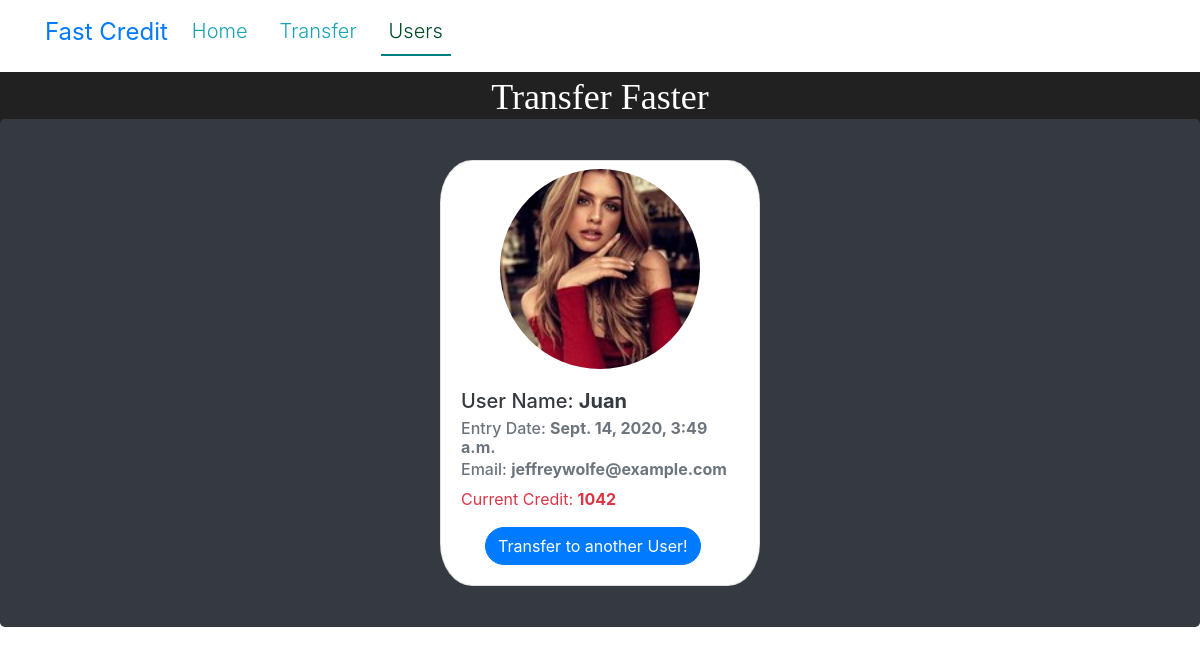
Page /users/1 on the committed database.
### creditApp/models.py (models this page shows, shortened)
class User_table(models.Model):
    username = models.CharField(max_length=200)
    email = models.EmailField()
    currentCredit = models.IntegerField()
    date_added = models.DateTimeField(default=datetime.now , blank= True)
    id = models.AutoField(primary_key=True)
    image = models.ImageField(upload_to="photos/%Y/%m/%d")

### creditApp/views.py (the view)
# urls.py: path('<int:id>',views.get_individual,name='individual'),
def  get_individual(request,id):
    individual = get_object_or_404(User_table,pk=id)
    context={
        'individual': individual
    }
    return render(request,'creditApp/individual.html',context=context)

### creditApp/templates/creditApp/individual.html
{% extends 'creditApp/base.html'%}
{% block content %}
<div class="jumbotron  bg-dark " style="margin: -2% 0% -3% 0%;">
    <div class="card mx-auto" style="width: 20rem;margin: -2% 0% -2% 0%;border-radius: 10%; ">
        <div class="rec-circle mx-auto mt-2">
            <img  src="{{individual.image.url}}" class="card-img-top " alt="">
        </div>
        <div class="card-body">
          <h5 class="card-title text-dark " >User Name: <span class="font-weight-bolder">{{individual.username}}</span></h5>
          <h6 class="card-subtitle mb-2 text-muted">Entry Date: <span  class="font-weight-bolder">{{individual.date_added}}</span></h6>
          <h6 class="card-subtitle mb-2 text-muted">Email:  <span class="font-weight-bolder">{{individual.email}}</span></h6>
          <p class="card-text text-danger ">Current Credit: <span  class="font-weight-bolder" >{{individual.currentCredit}}</span></p>
          <a href="# " class="btn btn-primary mx-4 rounded-pill lead">Transfer to another User!</a>
        </div>
      </div>
</div>
{% endblock %}

### creditApp/static/creditApp/main.css (style rules this page uses)
.rec-circle { width: 200px; height: 200px; }
.rec-circle img { width: auto; border-radius: 50%; height: 100%; }

### rows in the picture
User_table: image (picture), username "Juan", date_added "Sept. 14, 2020, 3:49 a.m.", email "jeffreywolfe@example.com", currentCredit "1042"
